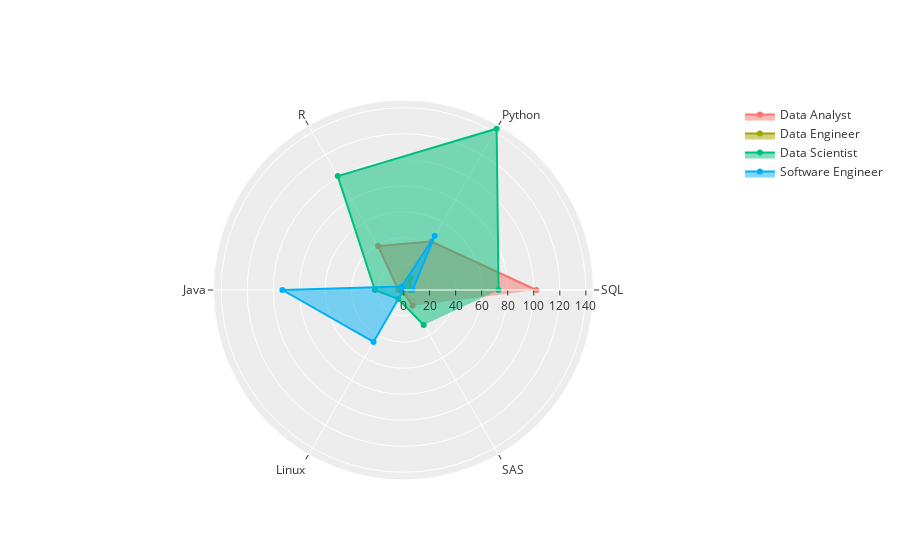

Notebook source saved alongside this figure:
### Code cell
categories = ['SQL', 'Python', 'R', 'Java', 'Linux','SAS']

fig = go.Figure()

for i in range(len(grouped_new)):
      fig.add_trace(go.Scatterpolar(
            r=grouped_new.iloc[i][7],
            theta=categories,
            fill='toself',
            name= grouped_new.iloc[i][0]
      ))
fig.update_layout(template = 'ggplot2')


fig.show()

### Figure 1 — Plotly figure (JSON) as saved in the notebook; plotly's stock layout.template omitted (floating-point values rounded to 4 significant figures)
{"data": [{"fill": "toself", "name": "Data Analyst", "r": [102, 43, 39, 4, 1, 14], "theta": ["SQL", "Python", "R", "Java", "Linux", "SAS"], "type": "scatterpolar"}, {"fill": "toself", "name": "Data Engineer", "r": [5, 11, 0, 2, 2, 0], "theta": ["SQL", "Python", "R", "Java", "Linux", "SAS"], "type": "scatterpolar"}, {"fill": "toself", "name": "Data Scientist", "r": [73, 143, 101, 22, 8, 31], "theta": ["SQL", "Python", "R", "Java", "Linux", "SAS"], "type": "scatterpolar"}, {"fill": "toself", "name": "Software Engineer", "r": [7, 48, 3, 93, 46, 0], "theta": ["SQL", "Python", "R", "Java", "Linux", "SAS"], "type": "scatterpolar"}], "layout": {}}
